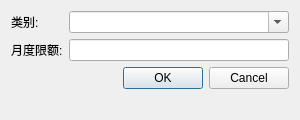
<?xml version="1.0" encoding="UTF-8"?>
<ui version="4.0">
 <class>SetBudgetDialog</class>
 <widget class="QDialog" name="SetBudgetDialog">
  <property name="geometry">
   <rect>
    <x>0</x><y>0</y>
    <width>300</width>
    <height>120</height>
   </rect>
  </property>
  <property name="windowTitle">
   <string>设置预算</string>
  </property>
  <property name="minimumSize">
   <size>
    <width>300</width>
    <height>0</height>
   </size>
  </property>
  <layout class="QFormLayout" name="form_layout">
   <item row="0" column="0">
    <widget class="QLabel" name="cat_label">
     <property name="text">
      <string>类别:</string>
     </property>
    </widget>
   </item>
   <item row="0" column="1">
    <widget class="QComboBox" name="cat_combo">
     <property name="editable">
      <bool>true</bool>
     </property>
     <!-- 类别项由代码从 STANDARD_CATEGORIES 动态填充 -->
    </widget>
   </item>
   <item row="1" column="0">
    <widget class="QLabel" name="limit_label">
     <property name="text">
      <string>月度限额:</string>
     </property>
    </widget>
   </item>
   <item row="1" column="1">
    <widget class="QLineEdit" name="limit_edit"/>
   </item>
   <item row="2" column="0" colspan="2">
    <widget class="QDialogButtonBox" name="button_box">
     <property name="standardButtons">
      <set>QDialogButtonBox::Cancel|QDialogButtonBox::Ok</set>
     </property>
    </widget>
   </item>
  </layout>
 </widget>
 <resources/>
 <connections/>
</ui>
